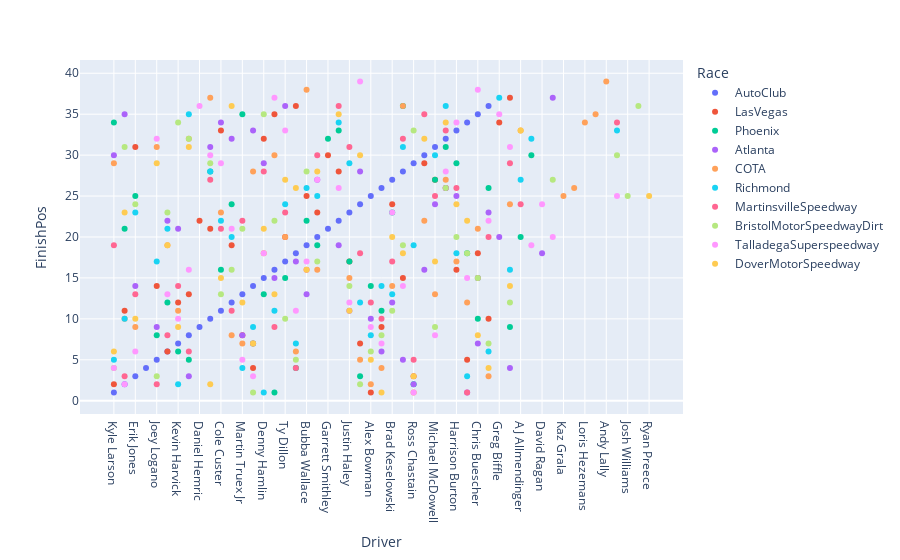

The notebook cell this image was saved under:
### Code cell
df
px.scatter(df,x='Driver',y='FinishPos',color='Race')

### Figure 1 — Plotly figure (JSON) as saved in the notebook; plotly's stock layout.template omitted (floating-point values rounded to 4 significant figures)
{"data": [{"hovertemplate": "Race=AutoClub<br>Driver=%{x}<br>FinishPos=%{y}<extra></extra>", "legendgroup": "AutoClub", "marker": {"color": "#636efa", "symbol": "circle"}, "mode": "markers", "name": "AutoClub", "orientation": "v", "showlegend": true, "type": "scatter", "x": ["Kyle Larson", "Austin Dillon", "Erik Jones", "Daniel Suarez", "Joey Logano", "Aric Almirola", "Kevin Harvick", "Kurt Busch", "Daniel Hemric", "Ricky Stenhouse Jr", "Cole Custer", "Austin Cindric", "Martin Truex Jr", "Kyle Busch", "Denny Hamlin", "Chase Briscoe", "Ty Dillon", "Ryan Blaney", "Bubba Wallace", "Todd Gilliland", "Garrett Smithley", "BJ McLeod", "Justin Haley", "Tyler Reddick", "Alex Bowman", "Chase Elliott", "Brad Keselowski", "Corey Lajoie", "Ross Chastain", "Josh Bilicki", "Michael McDowell", "Cody Ware", "Harrison Burton", "William Byron", "Chris Buescher", "Christopher Bell"], "xaxis": "x", "y": [1, 2, 3, 4, 5, 6, 7, 8, 9, 10, 11, 12, 13, 14, 15, 16, 17, 18, 19, 20, 21, 22, 23, 24, 25, 26, 27, 28, 29, 30, 31, 32, 33, 34, 35, 36], "yaxis": "y"}, {"hovertemplate": "Race=LasVegas<br>Driver=%{x}<br>FinishPos=%{y}<extra></extra>", "legendgroup": "LasVegas", "marker": {"color": "#EF553B", "symbol": "circle"}, "mode": "markers", "name": "LasVegas", "orientation": "v", "showlegend": true, "type": "scatter", "x": ["Alex Bowman", "Kyle Larson", "Ross Chastain", "Kyle Busch", "William Byron", "Aric Almirola", "Tyler Reddick", "Martin Truex Jr", "Chase Elliott", "Christopher Bell", "Austin Dillon", "Kevin Harvick", "Kurt Busch", "Joey Logano", "Corey Lajoie", "Harrison Burton", "Justin Haley", "Chris Buescher", "Austin Cindric", "Ty Dillon", "Ricky Stenhouse Jr", "Daniel Hemric", "Todd Gilliland", "Brad Keselowski", "Bubba Wallace", "Cody Ware", "Michael McDowell", "BJ McLeod", "Josh Bilicki", "Garrett Smithley", "Erik Jones", "Denny Hamlin", "Cole Custer", "Greg Biffle", "Chase Briscoe", "Ryan Blaney", "Daniel Suárez"], "xaxis": "x", "y": [1, 2, 3, 4, 5, 6, 7, 8, 9, 10, 11, 12, 13, 14, 15, 16, 17, 18, 19, 20, 21, 22, 23, 24, 25, 26, 27, 28, 29, 30, 31, 32, 33, 34, 35, 36, 37], "yaxis": "y"}, {"hovertemplate": "Race=Phoenix<br>Driver=%{x}<br>FinishPos=%{y}<extra></extra>", "legendgroup": "Phoenix", "marker": {"color": "#00cc96", "symbol": "circle"}, "mode": "markers", "name": "Phoenix", "orientation": "v", "showlegend": true, "type": "scatter", "x": ["Chase Briscoe", "Ross Chastain", "Tyler Reddick", "Ryan Blaney", "Kurt Busch", "Kevin Harvick", "Kyle Busch", "Joey Logano", "Daniel Suárez", "Chris Buescher", "Chase Elliott", "Aric Almirola", "Denny Hamlin", "Alex Bowman", "Ty Dillon", "Cole Custer", "Justin Haley", "William Byron", "Todd Gilliland", "AJ Allmendinger", "Austin Dillon", "Bubba Wallace", "Brad Keselowski", "Austin Cindric", "Erik Jones", "Christopher Bell", "Michael McDowell", "Ricky Stenhouse Jr", "Harrison Burton", "Landon Cassill", "Cody Ware", "Garrett Smithley", "BJ McLeod", "Kyle Larson", "Martin Truex Jr", "Corey Lajoie"], "xaxis": "x", "y": [1, 2, 3, 4, 5, 6, 7, 8, 9, 10, 11, 12, 13, 14, 15, 16, 17, 18, 19, 20, 21, 22, 23, 24, 25, 26, 27, 28, 29, 30, 31, 32, 33, 34, 35, 36], "yaxis": "y"}, {"hovertemplate": "Race=Atlanta<br>Driver=%{x}<br>FinishPos=%{y}<extra></extra>", "legendgroup": "Atlanta", "marker": {"color": "#ab63fa", "symbol": "circle"}, "mode": "markers", "name": "Atlanta", "orientation": "v", "showlegend": true, "type": "scatter", "x": ["William Byron", "Ross Chastain", "Kurt Busch", "Daniel Suárez", "Corey Lajoie", "Chase Elliott", "Chris Buescher", "Martin Truex Jr", "Joey Logano", "Alex Bowman", "Justin Haley", "Brad Keselowski", "Bubba Wallace", "Erik Jones", "Chase Briscoe", "Josh Bilicki", "Ryan Blaney", "David Ragan", "BJ McLeod", "Greg Biffle", "Kevin Harvick", "Aric Almirola", "Christopher Bell", "Michael McDowell", "Harrison Burton", "Cody Ware", "Todd Gilliland", "Tyler Reddick", "Denny Hamlin", "Kyle Larson", "Ricky Stenhouse Jr", "Austin Cindric", "Kyle Busch", "Cole Custer", "Austin Dillon", "Ty Dillon", "Noah Gragson"], "xaxis": "x", "y": [1, 2, 3, 4, 5, 6, 7, 8, 9, 10, 11, 12, 13, 14, 15, 16, 17, 18, 19, 20, 21, 22, 23, 24, 25, 26, 27, 28, 29, 30, 31, 32, 33, 34, 35, 36, 37], "yaxis": "y"}, {"hovertemplate": "Race=COTA<br>Driver=%{x}<br>FinishPos=%{y}<extra></extra>", "legendgroup": "COTA", "marker": {"color": "#FFA15A", "symbol": "circle"}, "mode": "markers", "name": "COTA", "orientation": "v", "showlegend": true, "type": "scatter", "x": ["Ross Chastain", "Alex Bowman", "Christopher Bell", "Chase Elliott", "Tyler Reddick", "Ryan Blaney", "Martin Truex Jr", "Austin Cindric", "Erik Jones", "Austin Dillon", "Kevin Harvick", "William Byron", "Michael McDowell", "Brad Keselowski", "Justin Haley", "Todd Gilliland", "Harrison Burton", "Denny Hamlin", "Aric Almirola", "Ty Dillon", "Chris Buescher", "Josh Bilicki", "Cole Custer", "Daniel Suárez", "Kaz Grala", "Boris Said", "Cody Ware", "Kyle Busch", "Kyle Larson", "Chase Briscoe", "Joey Logano", "Kurt Busch", "AJ Allmendinger", "Loris Hezemans", "Joey Hand", "Corey Lajoie", "Ricky Stenhouse Jr", "Bubba Wallace", "Andy Lally"], "xaxis": "x", "y": [1, 2, 3, 4, 5, 6, 7, 8, 9, 10, 11, 12, 13, 14, 15, 16, 17, 18, 19, 20, 21, 22, 23, 24, 25, 26, 27, 28, 29, 30, 31, 32, 33, 34, 35, 36, 37, 38, 39], "yaxis": "y"}, {"hovertemplate": "Race=Richmond<br>Driver=%{x}<br>FinishPos=%{y}<extra></extra>", "legendgroup": "Richmond", "marker": {"color": "#19d3f3", "symbol": "circle"}, "mode": "markers", "name": "Richmond", "orientation": "v", "showlegend": true, "type": "scatter", "x": ["Denny Hamlin", "Kevin Harvick", "William Byron", "Martin Truex Jr", "Kyle Larson", "Christopher Bell", "Ryan Blaney", "Alex Bowman", "Kyle Busch", "Austin Dillon", "Chase Briscoe", "Tyler Reddick", "Brad Keselowski", "Chase Elliott", "Chris Buescher", "Daniel Suárez", "Joey Logano", "Harrison Burton", "Ross Chastain", "Austin Cindric", "Aric Almirola", "Cole Custer", "Erik Jones", "Ty Dillon", "Todd Gilliland", "Bubba Wallace", "AJ Allmendinger", "Ricky Stenhouse Jr", "Justin Haley", "Michael McDowell", "Corey Lajoie", "Landon Cassill", "JJ Yeley", "BJ McLeod", "Kurt Busch", "Cody Ware", "Greg Biffle"], "xaxis": "x", "y": [1, 2, 3, 4, 5, 6, 7, 8, 9, 10, 11, 12, 13, 14, 15, 16, 17, 18, 19, 20, 21, 22, 23, 24, 25, 26, 27, 28, 29, 30, 31, 32, 33, 34, 35, 36, 37], "yaxis": "y"}, {"hovertemplate": "Race=MartinsvilleSpeedway<br>Driver=%{x}<br>FinishPos=%{y}<extra></extra>", "legendgroup": "MartinsvilleSpeedway", "marker": {"color": "#FF6692", "symbol": "circle"}, "mode": "markers", "name": "MartinsvilleSpeedway", "orientation": "v", "showlegend": true, "type": "scatter", "x": ["William Byron", "Joey Logano", "Austin Dillon", "Ryan Blaney", "Ross Chastain", "Kurt Busch", "Kyle Busch", "Aric Almirola", "Chase Briscoe", "Chase Elliott", "Austin Cindric", "Alex Bowman", "Erik Jones", "Kevin Harvick", "Chris Buescher", "Bubba Wallace", "Brad Keselowski", "Tyler Reddick", "Kyle Larson", "Christopher Bell", "Cole Custer", "Martin Truex Jr", "Ty Dillon", "AJ Allmendinger", "Michael McDowell", "Harrison Burton", "Ricky Stenhouse Jr", "Denny Hamlin", "Daniel Suárez", "Todd Gilliland", "Justin Haley", "Corey Lajoie", "Cody Ware", "JJ Yeley", "Josh Bilicki", "BJ McLeod"], "xaxis": "x", "y": [1, 2, 3, 4, 5, 6, 7, 8, 9, 10, 11, 12, 13, 14, 15, 16, 17, 18, 19, 20, 21, 22, 23, 24, 25, 26, 27, 28, 29, 30, 31, 32, 33, 34, 35, 36], "yaxis": "y"}, {"hovertemplate": "Race=BristolMotorSpeedwayDirt<br>Driver=%{x}<br>FinishPos=%{y}<extra></extra>", "legendgroup": "BristolMotorSpeedwayDirt", "marker": {"color": "#B6E880", "symbol": "circle"}, "mode": "markers", "name": "BristolMotorSpeedwayDirt", "orientation": "v", "showlegend": true, "type": "scatter", "x": ["Kyle Busch", "Tyler Reddick", "Joey Logano", "Kyle Larson", "Ryan Blaney", "Alex Bowman", "Christopher Bell", "Chase Elliott", "Michael McDowell", "Ty Dillon", "Brad Keselowski", "Daniel Suárez", "Cole Custer", "Justin Haley", "Chris Buescher", "Austin Cindric", "Todd Gilliland", "William Byron", "Corey Lajoie", "Harrison Burton", "Martin Truex Jr", "Chase Briscoe", "Aric Almirola", "Erik Jones", "Josh Williams", "Cody Ware", "Noah Gragson", "Bubba Wallace", "Ricky Stenhouse Jr", "JJ Yeley", "Austin Dillon", "Kurt Busch", "Ross Chastain", "Kevin Harvick", "Denny Hamlin", "Justin Allgaier"], "xaxis": "x", "y": [1, 2, 3, 4, 5, 6, 7, 8, 9, 10, 11, 12, 13, 14, 15, 16, 17, 18, 19, 20, 21, 22, 23, 24, 25, 26, 27, 28, 29, 30, 31, 32, 33, 34, 35, 36], "yaxis": "y"}, {"hovertemplate": "Race=TalladegaSuperspeedway<br>Driver=%{x}<br>FinishPos=%{y}<extra></extra>", "legendgroup": "TalladegaSuperspeedway", "marker": {"color": "#FF97FF", "symbol": "circle"}, "mode": "markers", "name": "TalladegaSuperspeedway", "orientation": "v", "showlegend": true, "type": "scatter", "x": ["Ross Chastain", "Austin Dillon", "Kyle Busch", "Kyle Larson", "Martin Truex Jr", "Erik Jones", "Chase Elliott", "Michael McDowell", "Alex Bowman", "Kevin Harvick", "Ryan Blaney", "Justin Haley", "Aric Almirola", "Corey Lajoie", "William Byron", "Kurt Busch", "Bubba Wallace", "Denny Hamlin", "Landon Cassill", "Noah Gragson", "Austin Cindric", "Christopher Bell", "Brad Keselowski", "David Ragan", "JJ Yeley", "BJ McLeod", "Todd Gilliland", "Cody Ware", "Cole Custer", "Ricky Stenhouse Jr", "Daniel Suárez", "Joey Logano", "Ty Dillon", "Harrison Burton", "Greg Biffle", "Daniel Hemric", "Chase Briscoe", "Chris Buescher", "Tyler Reddick"], "xaxis": "x", "y": [1, 2, 3, 4, 5, 6, 7, 8, 9, 10, 11, 12, 13, 14, 15, 16, 17, 18, 19, 20, 21, 22, 23, 24, 25, 26, 27, 28, 29, 30, 31, 32, 33, 34, 35, 36, 37, 38, 39], "yaxis": "y"}, {"hovertemplate": "Race=DoverMotorSpeedway<br>Driver=%{x}<br>FinishPos=%{y}<extra></extra>", "legendgroup": "DoverMotorSpeedway", "marker": {"color": "#FECB52", "symbol": "circle"}, "mode": "markers", "name": "DoverMotorSpeedway", "orientation": "v", "showlegend": true, "type": "scatter", "x": ["Chase Elliott", "Ricky Stenhouse Jr", "Ross Chastain", "Christopher Bell", "Alex Bowman", "Kyle Larson", "Kyle Busch", "Chris Buescher", "Kevin Harvick", "Erik Jones", "Justin Haley", "Martin Truex Jr", "Chase Briscoe", "Daniel Suárez", "Cole Custer", "Bubba Wallace", "Michael McDowell", "Corey Lajoie", "Aric Almirola", "Brad Keselowski", "Denny Hamlin", "William Byron", "Austin Dillon", "Harrison Burton", "Ryan Preece", "Ryan Blaney", "Ty Dillon", "Todd Gilliland", "Joey Logano", "Tyler Reddick", "Kurt Busch", "Josh Bilicki", "AJ Allmendinger", "Cody Ware", "BJ McLeod", "Austin Cindric"], "xaxis": "x", "y": [1, 2, 3, 4, 5, 6, 7, 8, 9, 10, 11, 12, 13, 14, 15, 16, 17, 18, 19, 20, 21, 22, 23, 24, 25, 26, 27, 28, 29, 30, 31, 32, 33, 34, 35, 36], "yaxis": "y"}], "layout": {"legend": {"title": {"text": "Race"}, "tracegroupgap": 0}, "margin": {"t": 60}, "xaxis": {"anchor": "y", "domain": [0, 1], "title": {"text": "Driver"}}, "yaxis": {"anchor": "x", "domain": [0, 1], "title": {"text": "FinishPos"}}}}
